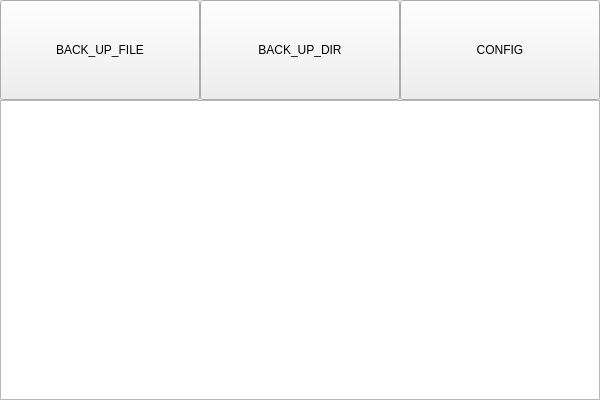
<?xml version="1.0" encoding="UTF-8"?>
<ui version="4.0">
 <class>MainWindow</class>
 <widget class="QMainWindow" name="MainWindow">
  <property name="geometry">
   <rect>
    <x>0</x>
    <y>0</y>
    <width>600</width>
    <height>400</height>
   </rect>
  </property>
  <property name="minimumSize">
   <size>
    <width>600</width>
    <height>400</height>
   </size>
  </property>
  <property name="maximumSize">
   <size>
    <width>600</width>
    <height>400</height>
   </size>
  </property>
  <property name="windowTitle">
   <string>Back-up System</string>
  </property>
  <widget class="QWidget" name="centralwidget">
   <widget class="QPushButton" name="backUpFileButton">
    <property name="geometry">
     <rect>
      <x>0</x>
      <y>0</y>
      <width>200</width>
      <height>100</height>
     </rect>
    </property>
    <property name="text">
     <string>BACK_UP_FILE</string>
    </property>
   </widget>
   <widget class="QPushButton" name="configButton">
    <property name="geometry">
     <rect>
      <x>400</x>
      <y>0</y>
      <width>200</width>
      <height>100</height>
     </rect>
    </property>
    <property name="text">
     <string>CONFIG</string>
    </property>
   </widget>
   <widget class="QPushButton" name="backUpDirButton">
    <property name="geometry">
     <rect>
      <x>200</x>
      <y>0</y>
      <width>200</width>
      <height>100</height>
     </rect>
    </property>
    <property name="text">
     <string>BACK_UP_DIR</string>
    </property>
   </widget>
   <widget class="QTableWidget" name="dirMenu">
    <property name="geometry">
     <rect>
      <x>0</x>
      <y>100</y>
      <width>600</width>
      <height>300</height>
     </rect>
    </property>
   </widget>
  </widget>
 </widget>
 <resources/>
 <connections/>
</ui>
